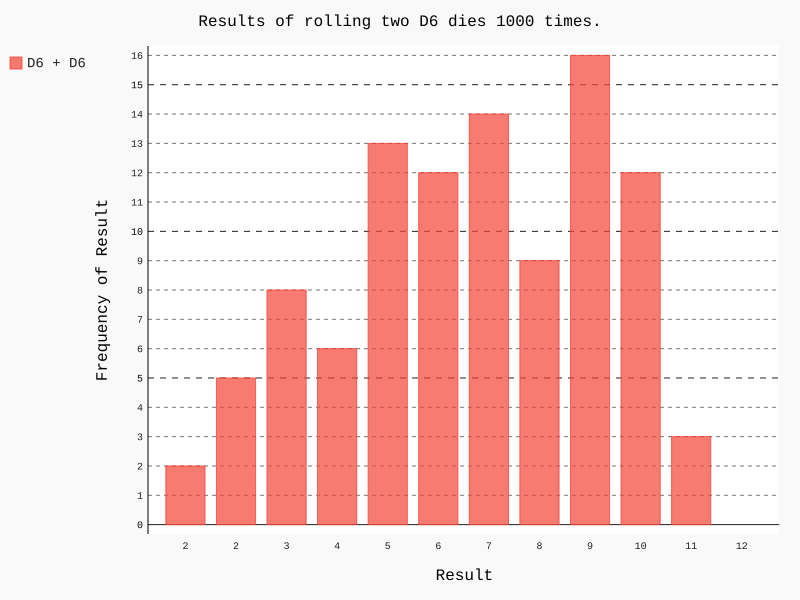

Reproduce this figure in Python.
from die import Die
import pygal

# Create a D6.
die_1 = Die()
die_2 = Die()

# Make some rolls, and store results in a list
results = []
for roll_num in range(100):
    result = die_1.roll() + die_2.roll()
    results.append(result)
print(results)

# Analyze the results.
frequencies = []
max_result = die_1.num_sides + die_2.num_sides
for value in range(2, max_result + 1):
    frequency = results.count(value)
    frequencies.append(frequency)
print(frequencies)

hist = pygal.Bar()
hist.title = "Results of rolling two D6 dies 1000 times."

hist.x_labels=["2","2","3","4","5","6","7","8","9","10","11","12"]
hist.x_title = "Result"

hist.y_title = "Frequency of Result"

hist.add("D6 + D6", frequencies)
hist.render_to_file("die_visual.svg")
